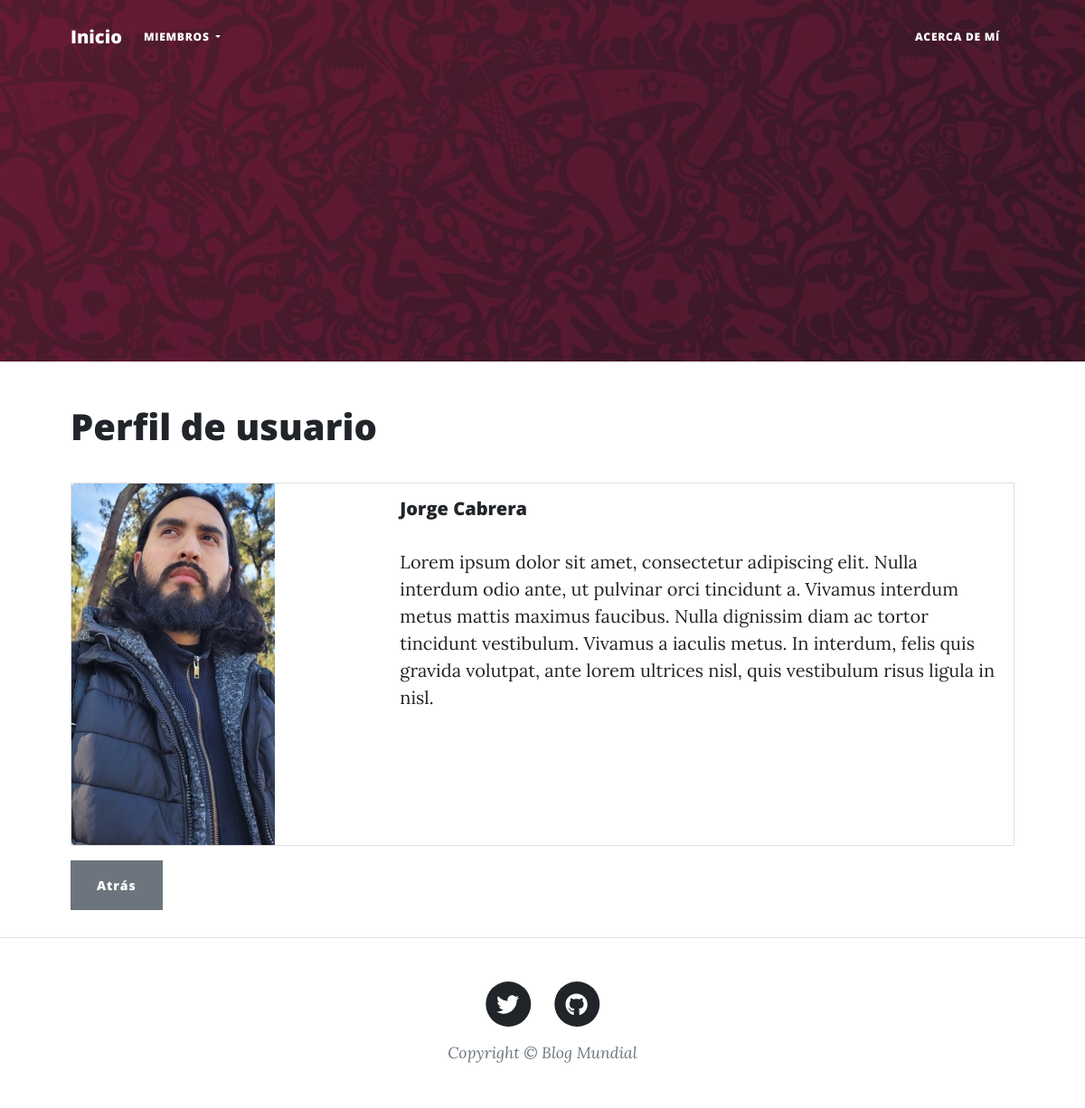
The page /members/profile/3/ on the database as committed earlier.
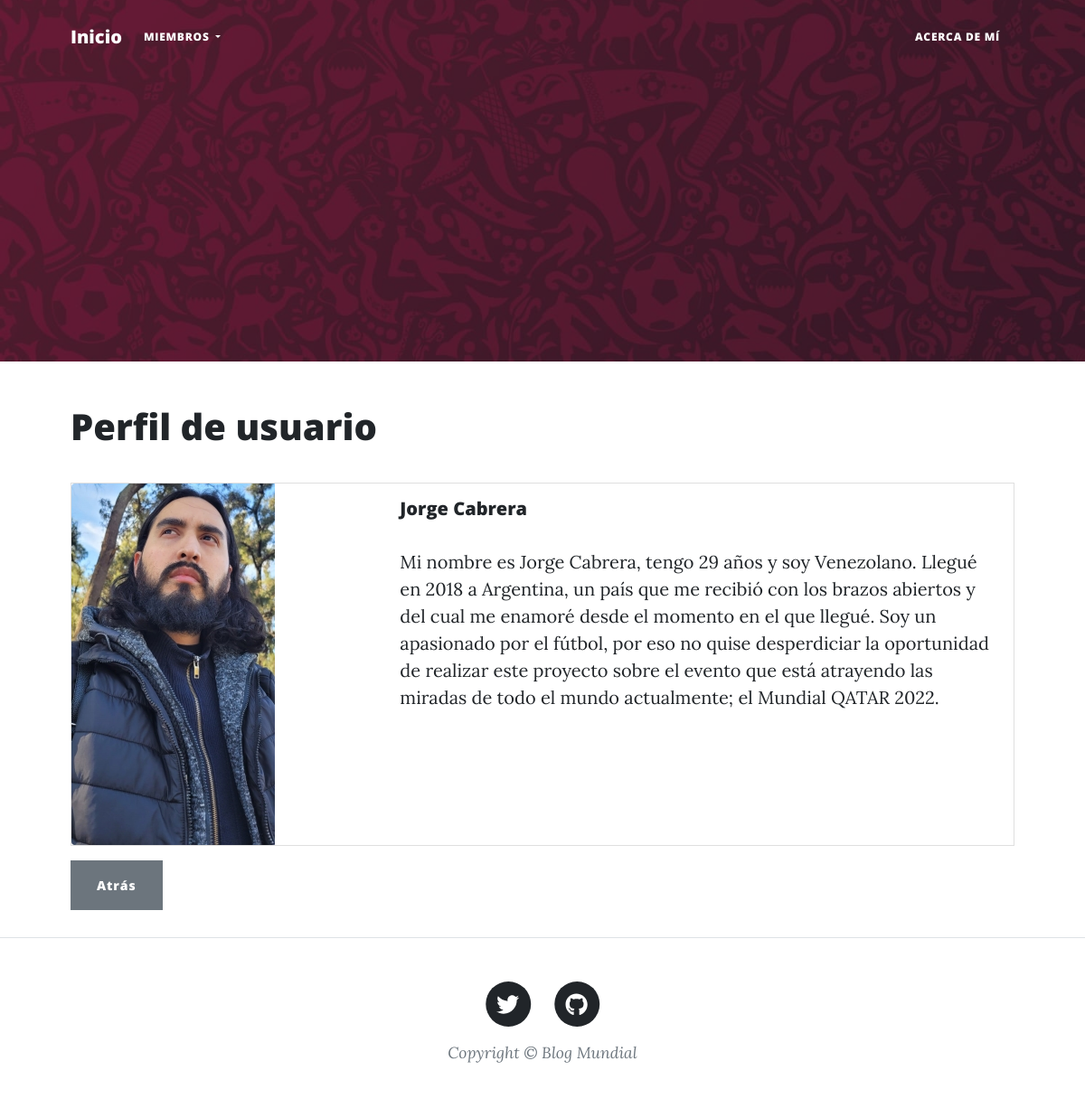
The same page on the database as committed later.
### Members/models.py (models this page shows, shortened)
class Profile(models.Model):
    user = models.OneToOneField(User, null=True, blank=True, on_delete=models.CASCADE)
    bio = models.TextField(null=True, blank=True)
    profile_pic = models.ImageField(null=True, blank=True, upload_to='images/profile/')

### Members/views.py (the view)
# urls.py: path('profile/<int:pk>/', ProfilePageView.as_view(), name='profile'),
class ProfilePageView(DetailView):
    model = Profile
    template_name = 'registration/profile.html'
    def get_context_data(self, *args, **kwargs):
        context = super(ProfilePageView, self).get_context_data(*args, **kwargs)
        page_user = get_object_or_404(Profile, id=self.kwargs['pk'])
        context['page_user'] = page_user
        return context

### Members/templates/registration/profile.html (shortened to what this page needs)
{% extends 'post.html' %}
{% load static %}
{% block post %}
<div class="container px-4 px-lg-5">
    <h1>
        Perfil de usuario
    </h1>
    <br>
    <div class="card mb-3">
        <div class="row g-0">
            <div class="col-md-4">
                {% if page_user.profile_pic %}
                    <img src="{{page_user.profile_pic.url}}" class="img-fluid rounded-start">
                {% else %}
                    <img src="{% static 'Blog/assets/img/default_profile_picture.jpg' %}" class="img-fluid rounded-start">
                {% endif %}
            </div>
            <div class="col-md-8">
                <div class="card-body">
                    <h5 class="card-title">
                        {{page_user.user.first_name}} {{page_user.user.last_name}}
                    </h5>
                    <p class="card-text">
                        {{page_user.bio}}
                    </p>
                </div>
            </div>
        </div>
    </div>
    <a href="{% url 'home' %}" class="btn btn-secondary">Atrás</a>
    <br><br>
</div>
{% endblock post %}

Rows that differ between the two databases and show on the page:
changed Profile "Jorge": bio "Lorem ipsum dolor sit amet, consectetur adipiscing elit. Nulla interdum odio ante, ut pulvinar orci tincidunt a. Vivamus interdum metus mattis maximus faucibus. Nulla dignissim diam ac tortor tincidunt vestibulum. Vivamus a iaculis metus. In interdum, felis quis gravida volutpat, ante lorem ultrices nisl, quis vestibulum risus ligula in nisl." → "Mi nombre es Jorge Cabrera, tengo 29 años y soy Venezolano. Llegué en 2018 a Argentina, un país que me recibió con los brazos abiertos y del cual me enamoré desde el momento en el que llegué. Soy un apasionado por el fútbol, por eso no quise desperdiciar la oportunidad de realizar este proyecto sobre el evento que está atrayendo las miradas de todo el mundo actualmente; el Mundial QATAR 2022."
